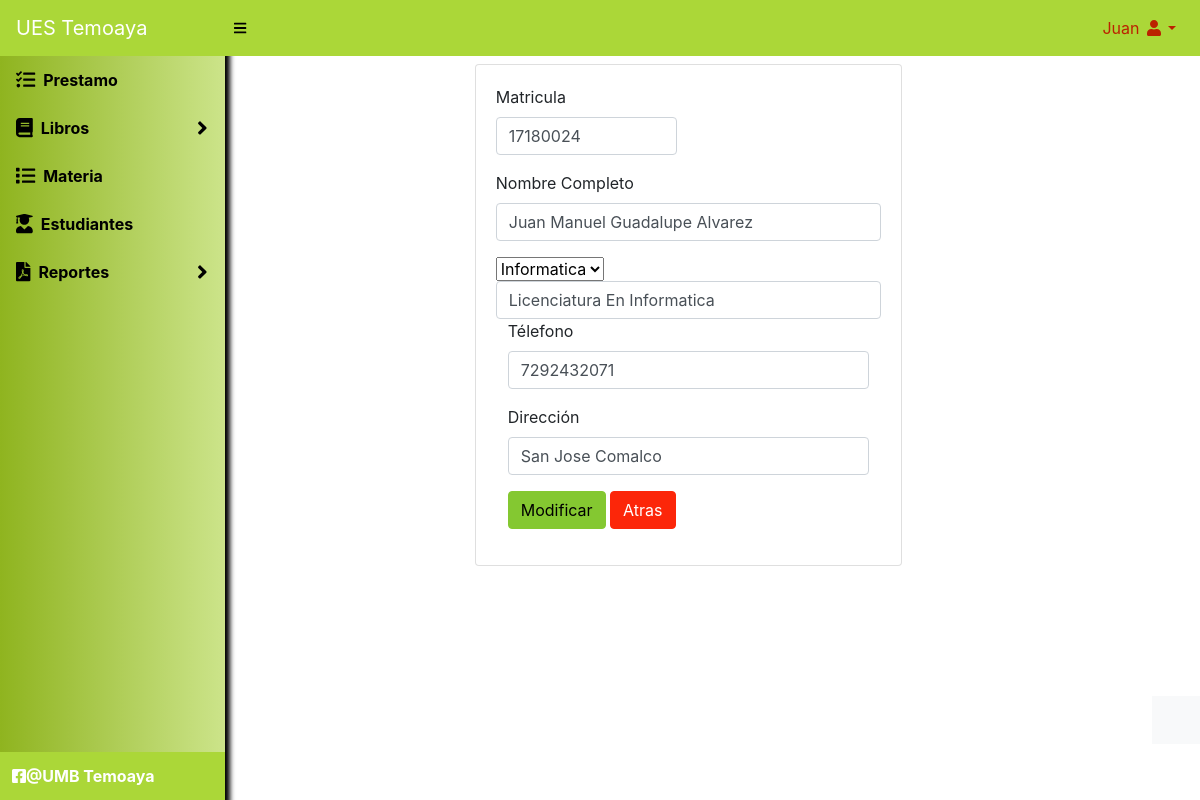
Screenshot of /biblioteca/estudiantes/editar?id=1 (signed in) with the database file from the repository.
### tables this page shows
CREATE TABLE `estudiante` (
  `id` int(11) NOT NULL,
  `codigo` varchar(20) NOT NULL,
  `nombre` varchar(30) NOT NULL,
  `carrera` varchar(35) NOT NULL,
  `direccion` text NOT NULL,
  `telefono` varchar(15) NOT NULL,
  `estado` tinyint(1) DEFAULT NULL
);

### biblioteca/Libraries/Core/Views.php (called while the page is built)
<?php
class Views{
    function getView($controller, $view, $data="", $alert="", $config = "", $cliente = "")
    {
        $controller = get_class($controller);
        if ($controller == "Home") {
            $view = "Views/".$view.".php";
        }else{
            $view = "Views/" . $controller . "/" . $view . ".php";
        }
        require_once($view);
    }
}
?>

### biblioteca/index.php (called while the page is built, shortened)
<?php
require_once("Helpers/Helpers.php");
require_once("Libraries/Core/Load.php");
?>

### biblioteca/Helpers/Helpers.php (called while the page is built, shortened)
<?php
function base_url()
{
    return BASE_URL;
}
?>

### biblioteca/Libraries/Core/Mysql.php (called while the page is built, shortened)
<?php
class Mysql extends Conexion{
    private $conexion;
    function __construct()
    {
        $this->conexion = new Conexion();
        $this->conexion = $this->conexion->conect();
    }
    public function select(string $query){
        $this->strquery = $query;
        $result = $this->conexion->prepare($this->strquery);
        $result->execute();
        $data = $result->fetch(PDO::FETCH_ASSOC);
        return $data;
    }
}
?>

### biblioteca/Libraries/Core/Conexion.php (called while the page is built)
<?php
class Conexion{
    private $conect;
    public function __construct()
    {
      $conexion = "mysql:host=".HOST.";dbname=".BD.";.CHARSET.";
      try {
          $this->conect = new PDO($conexion, DB_USER, PASS);
          $this->conect->setAttribute(PDO::ATTR_ERRMODE, PDO::ERRMODE_EXCEPTION);
      } catch (PDOException $e) {
          $this->conect = "Error en la conexion";
          echo "Error: " . $e->getMessage();
      }
    }
    public function conect()
    {
        return $this->conect;
    }
}
?>

### biblioteca/Models/EstudiantesModel.php (called while the page is built, shortened)
<?php
class EstudiantesModel extends Mysql {
    public function editEstudiante(int $id)
    {
        $sql = "SELECT * FROM estudiante WHERE id = $id";
        $res = $this->select($sql);
        return $res;
    }
}
?>

### biblioteca/Views/estudiantes/editar.php (the view, shortened to what this page needs)
<div id="layoutSidenav_content">
    <main>
        <div class="container-fluid">
            <div class="row mt-2">
                <div class="col-lg-6 m-auto">
                    <div class="card">
                        <div class="card-body">
                            <form action="<?php echo base_url(); ?>estudiantes/modificar" method="post" enctype="multipart/form-data" autocomplete="off">
                                <div class="row">
                                    <div class="col-md-6">
                                        <div class="form-group">
                                            <label for="codigo">Matricula</label>
                                            <input id="codigo" class="form-control" type="number" name="codigo" value="<?php echo $data['codigo']; ?>">
                                        </div>
                                    </div>
                                    <div class="col-md-12">
                                        <div class="form-group">
                                            <label for="nombre">Nombre Completo</label>
                                            <input id="nombre" class="form-control" type="text" name="nombre" value="<?php echo $data['nombre']; ?>">
                                        </div>
                                    </div>
                                    <div class="col-md-12">
                                    <select name="licenciatura" id ="licenciatura">
                                        <div class="form-group">
                                            <option value ="Informatica">Informatica</option>
                                            <input id="carrera" class="form-control" type="text" name="carrera" value="<?php echo $data['carrera']; ?>">
                                        </div>
                                        </select>
                                    </div>
                                    <div class="col-md-12">
                                        <div class="form-group">
                                            <label for="telefono">Télefono</label>
                                            <input id="telefono" class="form-control" type="number" name="telefono" value="<?php echo $data['telefono']; ?>">
                                        </div>
                                    </div>
                                    <div class="col-md-12">
                                        <div class="form-group">
                                            <label for="direccion">Dirección</label>
                                            <input id="direccion" class="form-control" type="text" name="direccion" value="<?php echo $data['direccion']; ?>">
                                        </div>
                                    </div>
                                    <div class="col-md-12">
                                        <div class="form-group">
                                            <button class="btn btn-primary" type="submit">Modificar</button>
                                            <a class="btn btn-danger" href="<?php echo base_url(); ?>estudiantes">Atras</a>
                                        </div>
                                    </div>
                                </div>
                            </form>
                        </div>
                    </div>
                </div>
            </div>
        </div>
    </main>

### rows the page displays
estudiante: codigo "17180024", nombre "Juan Manuel Guadalupe Alvarez", carrera "Licenciatura En Informatica", telefono "7292432071", direccion "San Jose Comalco"

### other values shown
$_SESSION['nombre'] "Juan"
